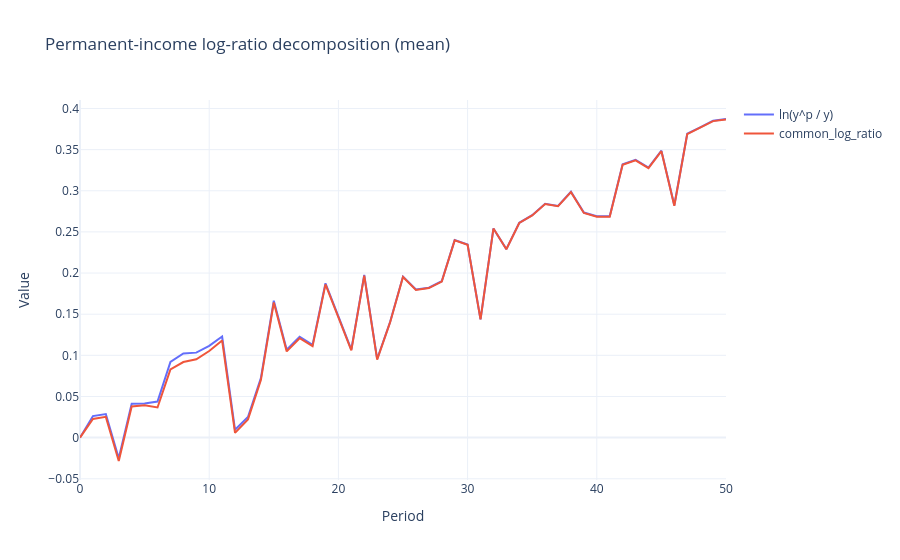
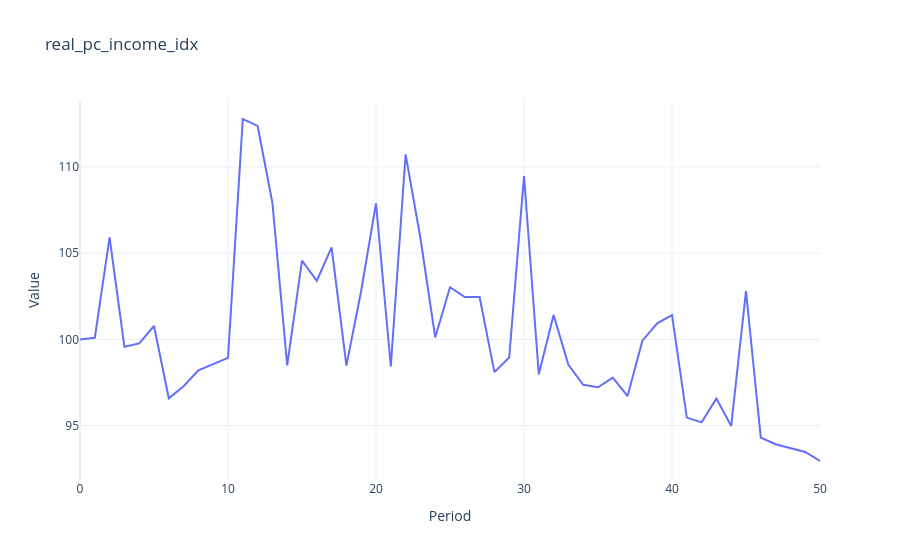

The code cell stored with these charts, in order, in its notebook:
### Code cell
from src.notebook_workflow import plot_permanent_income_log_ratio_decomposition, build_permanent_income_log_ratio_decomposition_df, build_permanent_income_forecast_contribution_table

h5_path = benchmark.model_h5_path if benchmark is not None else simulation.model_h5_path

df_yp = build_permanent_income_log_ratio_decomposition_df(h5_path, country_code=run_config.country_iso3)

fig = plot_permanent_income_log_ratio_decomposition(
    h5_path,
    country_code=run_config.country_iso3,
    columns=["ln_y_p_over_y", "common_log_ratio"],
    reducer="mean",
    show=True,
)


fig = plot_permanent_income_log_ratio_decomposition(
    h5_path,
    country_code=run_config.country_iso3,
    columns=["real_pc_income_idx"],
    reducer="mean",
    title='real_pc_income_idx',
    show=True,
)

decomposition_df = build_permanent_income_log_ratio_decomposition_df(
    h5_path,
    country_code=run_config.country_iso3,
    reducer='mean',
    include_log_real_pc_income=True,
    # include_log_real_pc_income="log_real_pc_income_t" in selected_columns,
)
decomposition_df[['common_log_ratio', 'log_real_pc_income_t']]

### Figure 1 — Plotly figure (JSON) as saved in the notebook; plotly's stock layout.template omitted (floating-point values rounded to 4 significant figures)
{"data": [{"mode": "lines", "name": "ln(y^p / y)", "type": "scatter", "x": [0, 1, 2, 3, 4, 5, 6, 7, 8, 9, 10, 11, 12, 13, 14, 15, 16, 17, 18, 19, 20, 21, 22, 23, 24, 25, 26, 27, 28, 29, 30, 31, 32, 33, 34, 35, 36, 37, 38, 39, 40, 41, 42, 43, 44, 45, 46, 47, 48, 49, 50], "y": [0.0, 0.02614, 0.02864, -0.02501, 0.04126, 0.04147, 0.0439, 0.09207, 0.1022, 0.1033, 0.1114, 0.1229, 0.009494, 0.02508, 0.07237, 0.1665, 0.1069, 0.1227, 0.1127, 0.1876, 0.1474, 0.107, 0.1976, 0.09557, 0.1404, 0.1957, 0.18, 0.1821, 0.19, 0.24, 0.2346, 0.1437, 0.2542, 0.229, 0.261, 0.2703, 0.2842, 0.2816, 0.2988, 0.2735, 0.269, 0.269, 0.3322, 0.3377, 0.3283, 0.3487, 0.2824, 0.3694, 0.3771, 0.3851, 0.3872]}, {"mode": "lines", "name": "common_log_ratio", "type": "scatter", "x": [0, 1, 2, 3, 4, 5, 6, 7, 8, 9, 10, 11, 12, 13, 14, 15, 16, 17, 18, 19, 20, 21, 22, 23, 24, 25, 26, 27, 28, 29, 30, 31, 32, 33, 34, 35, 36, 37, 38, 39, 40, 41, 42, 43, 44, 45, 46, 47, 48, 49, 50], "y": [0.0, 0.02272, 0.02522, -0.02843, 0.03785, 0.03934, 0.03664, 0.08281, 0.09185, 0.09514, 0.1052, 0.1181, 0.005794, 0.0221, 0.06985, 0.1642, 0.1048, 0.1208, 0.1111, 0.1863, 0.1462, 0.106, 0.1968, 0.09486, 0.14, 0.1952, 0.1795, 0.1817, 0.1896, 0.2397, 0.2344, 0.1436, 0.254, 0.2289, 0.2608, 0.27, 0.2839, 0.2812, 0.2983, 0.273, 0.2684, 0.2684, 0.3315, 0.337, 0.3275, 0.348, 0.2819, 0.3689, 0.3767, 0.3847, 0.3867]}], "layout": {"title": {"text": "Permanent-income log-ratio decomposition (mean)"}, "xaxis": {"title": {"text": "Period"}}, "yaxis": {"title": {"text": "Value"}}}}

### Figure 2 — Plotly figure (JSON) as saved in the notebook; plotly's stock layout.template omitted (floating-point values rounded to 4 significant figures)
{"data": [{"mode": "lines", "name": "real_pc_income_idx", "type": "scatter", "x": [0, 1, 2, 3, 4, 5, 6, 7, 8, 9, 10, 11, 12, 13, 14, 15, 16, 17, 18, 19, 20, 21, 22, 23, 24, 25, 26, 27, 28, 29, 30, 31, 32, 33, 34, 35, 36, 37, 38, 39, 40, 41, 42, 43, 44, 45, 46, 47, 48, 49, 50], "y": [100.0, 100.1, 105.9, 99.58, 99.77, 100.8, 96.59, 97.29, 98.21, 98.58, 98.93, 112.8, 112.4, 107.9, 98.5, 104.6, 103.4, 105.3, 98.49, 102.8, 107.9, 98.43, 110.7, 105.9, 100.1, 103.0, 102.5, 102.5, 98.11, 98.95, 109.5, 97.98, 101.4, 98.53, 97.37, 97.23, 97.79, 96.72, 99.93, 100.9, 101.4, 95.47, 95.19, 96.58, 94.98, 102.8, 94.31, 93.93, 93.72, 93.47, 92.95]}], "layout": {"title": {"text": "real_pc_income_idx"}, "xaxis": {"title": {"text": "Period"}}, "yaxis": {"title": {"text": "Value"}}}}
